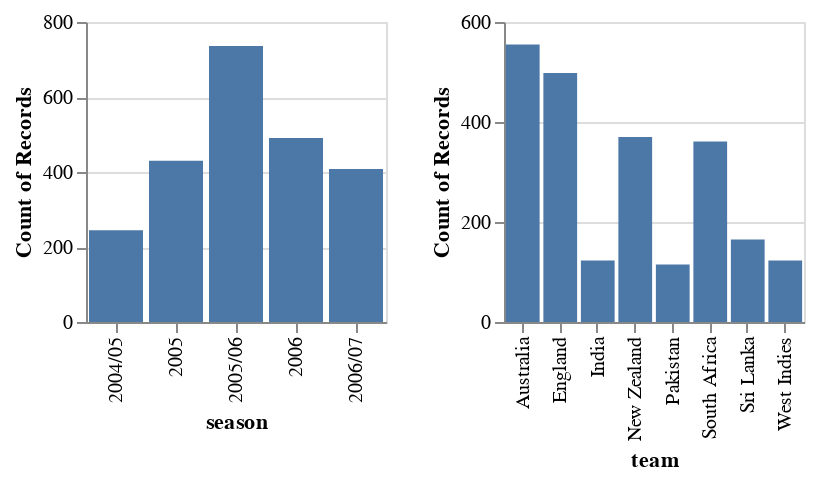

Notebook code cell kept with this figure:
### Code cell
season = vis_bar("season")
team = vis_bar("team")

alt.hconcat(season, team)

### Figure 1 — Vega-Lite specification as saved in the notebook (floating-point values rounded to 4 significant figures; data arrays with more than 128 entries replaced by an {"elided": "..."} marker saying what was removed)
{"config": {"view": {"continuousWidth": 300, "continuousHeight": 300}}, "hconcat": [{"mark": {"type": "bar"}, "encoding": {"x": {"field": "season", "type": "nominal"}, "y": {"aggregate": "count", "type": "quantitative"}}, "height": 150, "width": 150}, {"mark": {"type": "bar"}, "encoding": {"x": {"field": "team", "type": "nominal"}, "y": {"aggregate": "count", "type": "quantitative"}}, "height": 150, "width": 150}], "data": {"name": "data-58c4b61eda637410ea5e04ff225a19c6"}, "$schema": "https://vega.github.io/schema/vega-lite/v5.16.3.json", "datasets": {"data-58c4b61eda637410ea5e04ff225a19c6": {"elided": "2310 records"}}}
